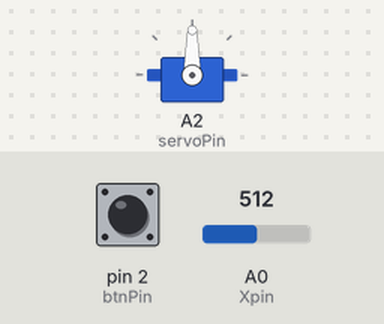
Simulated run of this sketch. Board: Arduino Uno, built with avr-gcc and run on an emulated ATmega328P. Shown: servo. Inputs (shaded band) come from the test bench; at power-on: A0 (Xpin) = 512, pin 2 (btnPin) HIGH.

Above: at 1.2 s.
1.3 s: A0 (Xpin) set to 716
At 2.1 s:
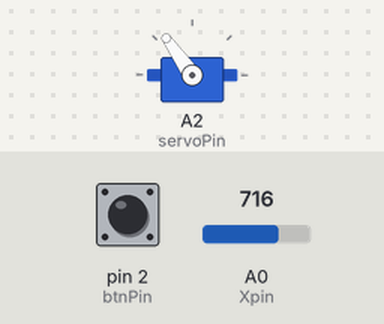
2.8 s: A0 (Xpin) set to 900
At 3.5 s:
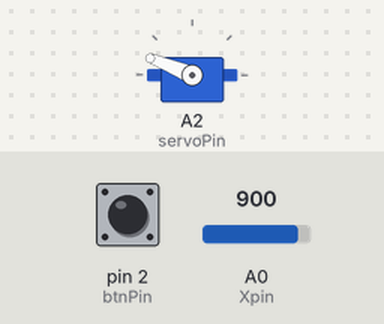
4.3 s: A0 (Xpin) set to 1023
At 4.9 s:
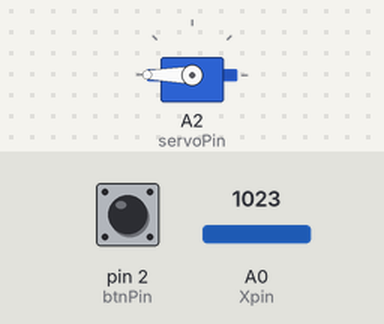
5.8 s: A0 (Xpin) set to 306
At 6.3 s:
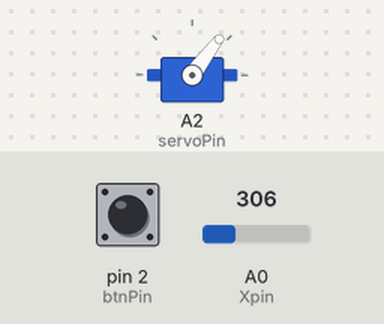
7.3 s: A0 (Xpin) set to 122
At 7.7 s:
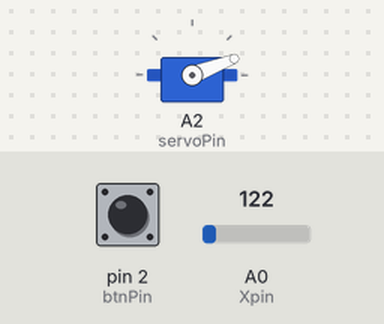
Timing chart, 0 to 9.8 s (numbered marks = the images above; inputs shaded):
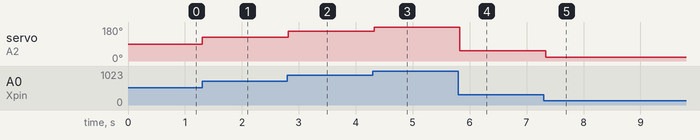

The sketch:

ctrl-servo-joystick.ino
```cpp
#include<Servo.h>

int Xpin = A0;
int Xval;
int btnPin = 2;
int btnVal;
int btnValOld;
Servo myServo;
int angle = 90;
int servoPin = A2;

void setup() {
  // put your setup code here, to run once:
  myServo.attach(servoPin);
  pinMode(Xpin, INPUT);
  pinMode(btnPin, INPUT_PULLUP);
  digitalWrite(btnPin, HIGH);
}

void loop() {
  // put your main code here, to run repeatedly:
  Xval = analogRead(Xpin);
  btnVal = digitalRead(btnPin);
  angle = map(Xval, 0, 1023, 0, 180);
  myServo.write(angle);
  delay(50);
}
```

Measured:
- after the input at 1.3 s, servo on A2 (servoPin): 90° → 125° at once
- after the input at 2.8 s, servo on A2 (servoPin): 125° → 158° at once
- after the input at 4.3 s, servo on A2 (servoPin): 158° → 180° at once
- after the input at 5.8 s, servo on A2 (servoPin): 180° → 53° at once
- after the input at 7.3 s, servo on A2 (servoPin): 53° → 21° at once
